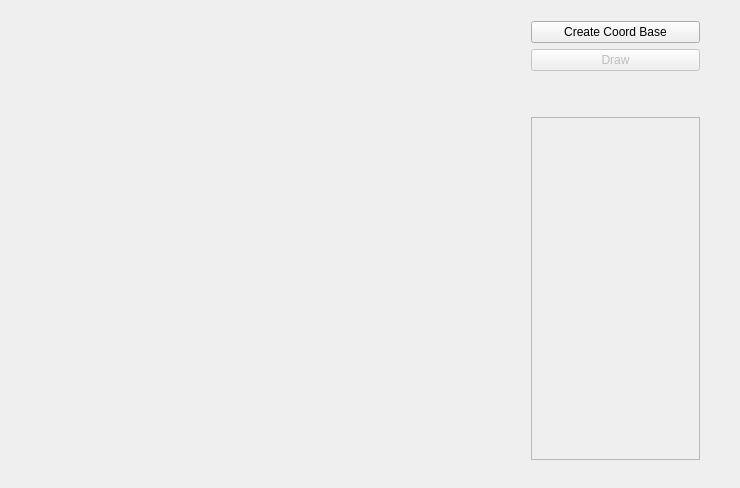
<?xml version="1.0" encoding="UTF-8"?>
<ui version="4.0">
 <class>Widget</class>
 <widget class="QWidget" name="Widget">
  <property name="geometry">
   <rect>
    <x>0</x>
    <y>0</y>
    <width>740</width>
    <height>488</height>
   </rect>
  </property>
  <property name="sizePolicy">
   <sizepolicy hsizetype="Fixed" vsizetype="Fixed">
    <horstretch>0</horstretch>
    <verstretch>0</verstretch>
   </sizepolicy>
  </property>
  <property name="windowTitle">
   <string>Widget</string>
  </property>
  <widget class="QWidget" name="layoutWidget">
   <property name="geometry">
    <rect>
     <x>20</x>
     <y>10</y>
     <width>691</width>
     <height>461</height>
    </rect>
   </property>
   <layout class="QVBoxLayout" name="verticalLayout_2">
    <item>
     <layout class="QHBoxLayout" name="horizontalLayout">
      <item>
       <spacer name="horizontalSpacer">
        <property name="orientation">
         <enum>Qt::Horizontal</enum>
        </property>
        <property name="sizeType">
         <enum>QSizePolicy::Fixed</enum>
        </property>
        <property name="sizeHint" stdset="0">
         <size>
          <width>500</width>
          <height>20</height>
         </size>
        </property>
       </spacer>
      </item>
      <item>
       <layout class="QVBoxLayout" name="verticalLayout">
        <item>
         <widget class="QPushButton" name="FileButton">
          <property name="text">
           <string>Create Coord Base</string>
          </property>
         </widget>
        </item>
        <item>
         <widget class="QPushButton" name="DrawButton">
          <property name="enabled">
           <bool>false</bool>
          </property>
          <property name="text">
           <string>Draw</string>
          </property>
         </widget>
        </item>
        <item>
         <spacer name="verticalSpacer">
          <property name="orientation">
           <enum>Qt::Vertical</enum>
          </property>
          <property name="sizeType">
           <enum>QSizePolicy::Fixed</enum>
          </property>
          <property name="sizeHint" stdset="0">
           <size>
            <width>20</width>
            <height>40</height>
           </size>
          </property>
         </spacer>
        </item>
        <item>
         <widget class="QTextEdit" name="CordList">
          <property name="enabled">
           <bool>false</bool>
          </property>
         </widget>
        </item>
       </layout>
      </item>
     </layout>
    </item>
   </layout>
  </widget>
 </widget>
 <layoutdefault spacing="6" margin="11"/>
 <resources/>
 <connections/>
</ui>
